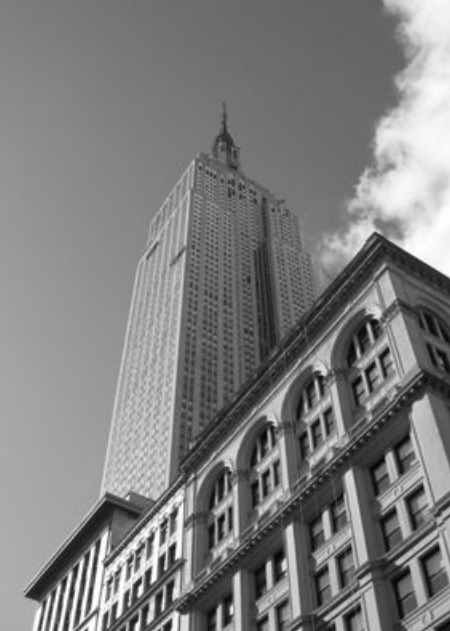
#> input picture empire.jpg, 450 x 631 px
$ python -i harris.py   (imports and definitions only)   (Python 2 division)
#> lines starting #> are read from the running program, lines starting #| are printed output that depends on the picture
from PIL import Image
from numpy import *
from pylab import *
import time
from scipy.ndimage import filters

def compute_harris_response(im,sigma=3):

    """ Compute the Harris corner detector response function

    for each pixel in a graylevel image. """

    # derivatives

    imx = zeros(im.shape)

    filters.gaussian_filter(im, (sigma,sigma), (0,1), imx)

    imy = zeros(im.shape)

    filters.gaussian_filter(im, (sigma,sigma), (1,0), imy)

    # compute components of the Harris matrix

    Wxx = filters.gaussian_filter(imx*imx,sigma)

    Wxy = filters.gaussian_filter(imx*imy,sigma)

    Wyy = filters.gaussian_filter(imy*imy,sigma)

    # determinant and trace

    Wdet = Wxx*Wyy - Wxy**2

    Wtr = Wxx + Wyy

    return Wdet / Wtr


# [127 lines left out: functions get_harris_points, plot_harris_points, get_descriptors, match, appendimages, match_twosided and 1 more, not called in this run]

>>> import cv2
>>> picture = cv2.imread('empire.jpg', cv2.IMREAD_GRAYSCALE)
#> picture is the input picture: shape (631, 450); min 0, max 255, mean 127
>>> result = compute_harris_response(picture)
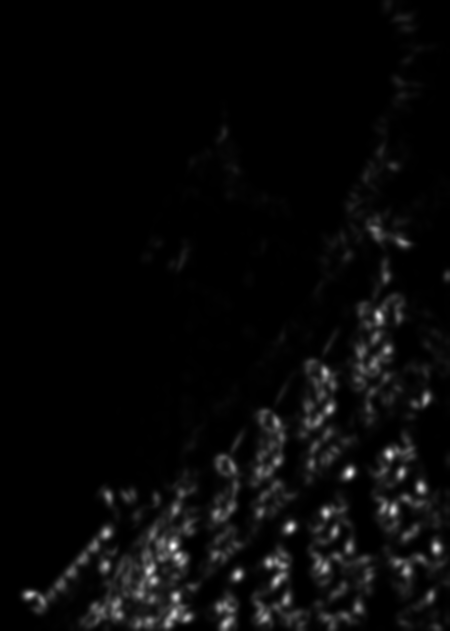
#> result: shape (631, 450) float64; min 1.35e-06, max 42.1, mean 1.5; drawn with min black and max white

$ run again, on wave2.jpg
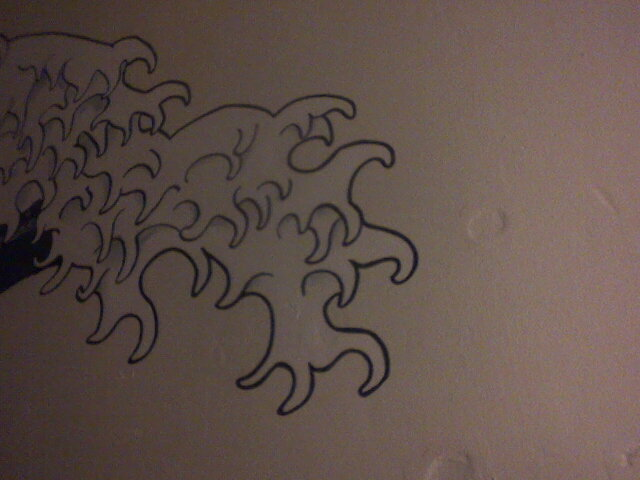
#> input picture wave2.jpg, 640 x 480 px
#> `picture = cv2.imread('empire.jpg', cv2.IMREAD_GRAYSCALE)`:
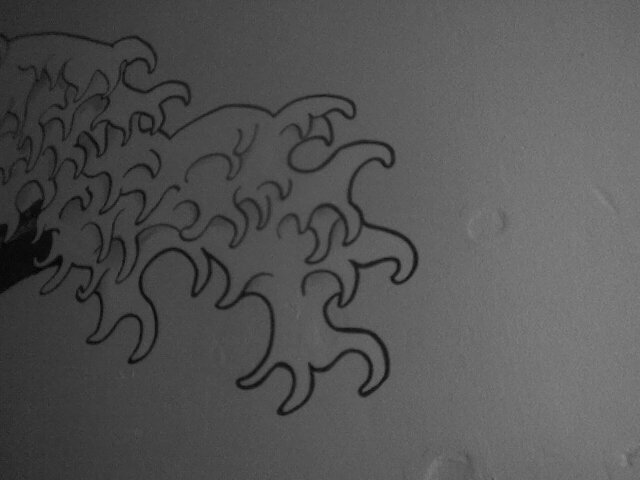
#> picture: shape (480, 640); min 2, max 137, mean 83.6
#> `result = compute_harris_response(picture)`:
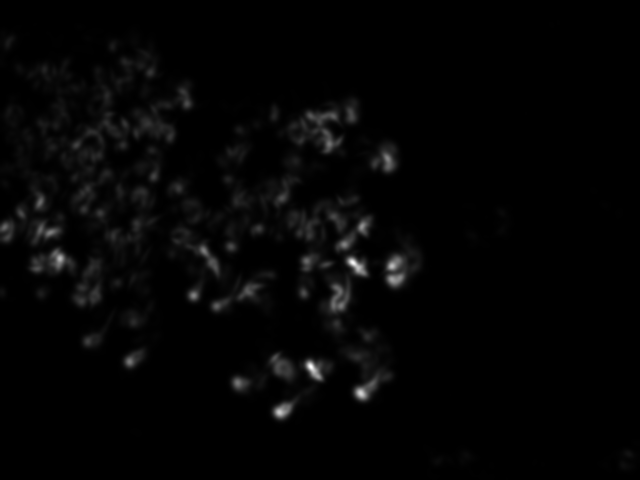
#> result: shape (480, 640) float64; min 0.000463, max 5.71, mean 0.11; drawn with min black and max white
